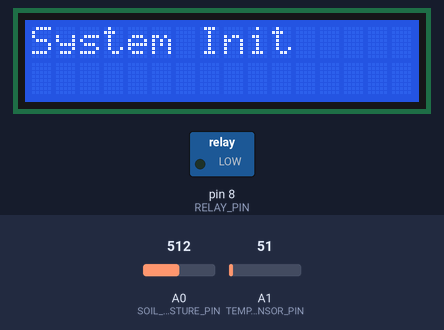
Simulated run of this sketch. Board: Arduino Uno, built with avr-gcc and run on an emulated ATmega328P. On the bench: 16×2 character LCD, switched loads named in the sketch (green lamp = pin HIGH). The inputs (shaded band) are chosen by the test bench; at power-on: A0 (SOIL_MOISTURE_PIN) = 512, A1 (TEMP_SENSOR_PIN) = 51. The modem accepts every AT command (registered, SIM ready, sends succeed) and sends nothing else; what the sketch prints to the serial monitor is not drawn.

Above: at 0.1 s.
At 6.2 s:
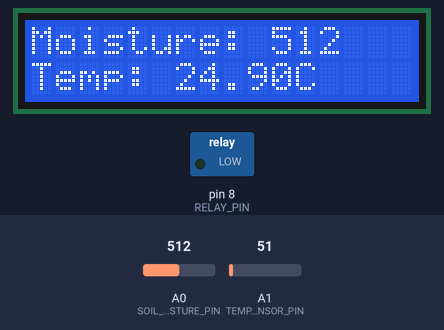

The sketch:

irrigation-gsm.ino
```cpp
#include <Wire.h>
#include <LiquidCrystal_I2C.h>
#include <SoftwareSerial.h>

#define SOIL_MOISTURE_PIN A0
#define TEMP_SENSOR_PIN A1
#define RELAY_PIN 8
#define GSM_TX 10
#define GSM_RX 9

SoftwareSerial gsm(GSM_RX, GSM_TX);
LiquidCrystal_I2C lcd(0x27, 16, 2); // Adjust the address (0x27) if necessary

void setup() {
  Serial.begin(9600);
  gsm.begin(9600);

  pinMode(SOIL_MOISTURE_PIN, INPUT);
  pinMode(TEMP_SENSOR_PIN, INPUT);
  pinMode(RELAY_PIN, OUTPUT);
  digitalWrite(RELAY_PIN, LOW);  // Ensure pump is off initially

  lcd.init();
  lcd.backlight();

  Serial.println("System Initialized");
  lcd.setCursor(0, 0);
  lcd.print("System Init");
  sendSMS("Smart Irrigation System Initialized");

  delay(2000);
  lcd.clear();
}

void loop() {
  int soilMoistureValue = analogRead(SOIL_MOISTURE_PIN);
  float temperature = analogRead(TEMP_SENSOR_PIN) * 0.48828125; // LM35 gives 10mV per degree Celsius

  Serial.print("Soil Moisture: ");
  Serial.println(soilMoistureValue);
  Serial.print("Temperature: ");
  Serial.println(temperature);

  lcd.setCursor(0, 0);
  lcd.print("Moisture: ");
  lcd.print(soilMoistureValue);
  lcd.setCursor(0, 1);
  lcd.print("Temp: ");
  lcd.print(temperature);
  lcd.print("C");

  if (soilMoistureValue < 300) { // Adjust threshold as necessary
    digitalWrite(RELAY_PIN, HIGH);  // Turn on pump
    sendSMS("Soil is dry, watering the plants");
  } else {
    digitalWrite(RELAY_PIN, LOW);  // Turn off pump
  }

  delay(30000); // Check every 30 seconds
}

void sendSMS(String message) {
  gsm.print("AT+CMGF=1\r"); // Set SMS mode to text
  delay(1000);
  gsm.print("AT+CMGS=\"+91XXXXXXXXXX\"\r"); // Replace with your phone number
  delay(1000);
  gsm.print(message);
  delay(1000);
  gsm.write(26); // ASCII code of CTRL+Z
  delay(1000);
} 
```
